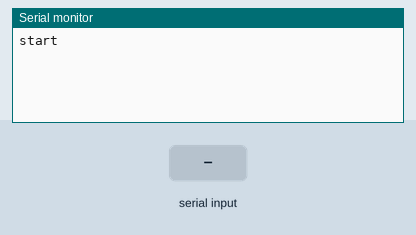
A sketch run on a simulated Arduino Uno, built with avr-gcc and run on an emulated ATmega328P. Parts: the last lines printed to the serial monitor. The inputs (shaded band) are chosen by the test bench.

Above: at 1.2 s.
1.3 s: byte 30 received over Serial
At 1.7 s:
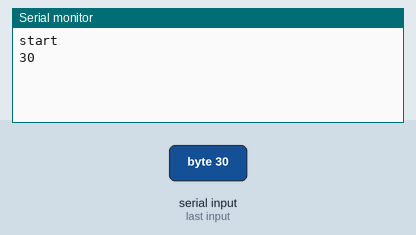
2.8 s: byte 90 received over Serial
At 4.0 s:
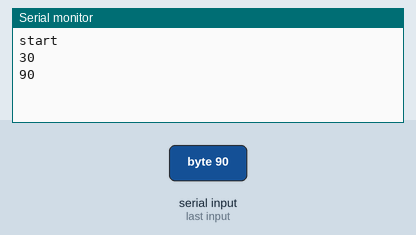
4.3 s: byte 120 received over Serial
At 5.2 s:
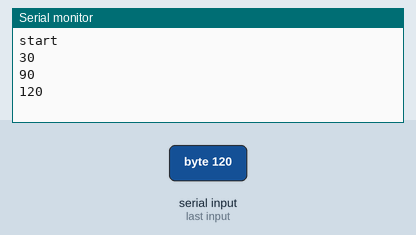

Measured:
- after the input at 1.3 s, the serial monitor: prints a new line at once (image 1)
- after the input at 2.8 s, the serial monitor: prints a new line at once (image 2)
- after the input at 4.3 s, the serial monitor: prints a new line at once (image 3)

The sketch:

serial_test.ino
```cpp
void setup() {
  // put your setup code here, to run once:
  Serial.begin(9600);
  Serial.println("start");
}

void loop() {
  // put your main code here, to run repeatedly:
  if(Serial.available()){
    int n = Serial.read();
    Serial.println(n);
  }
}
```
